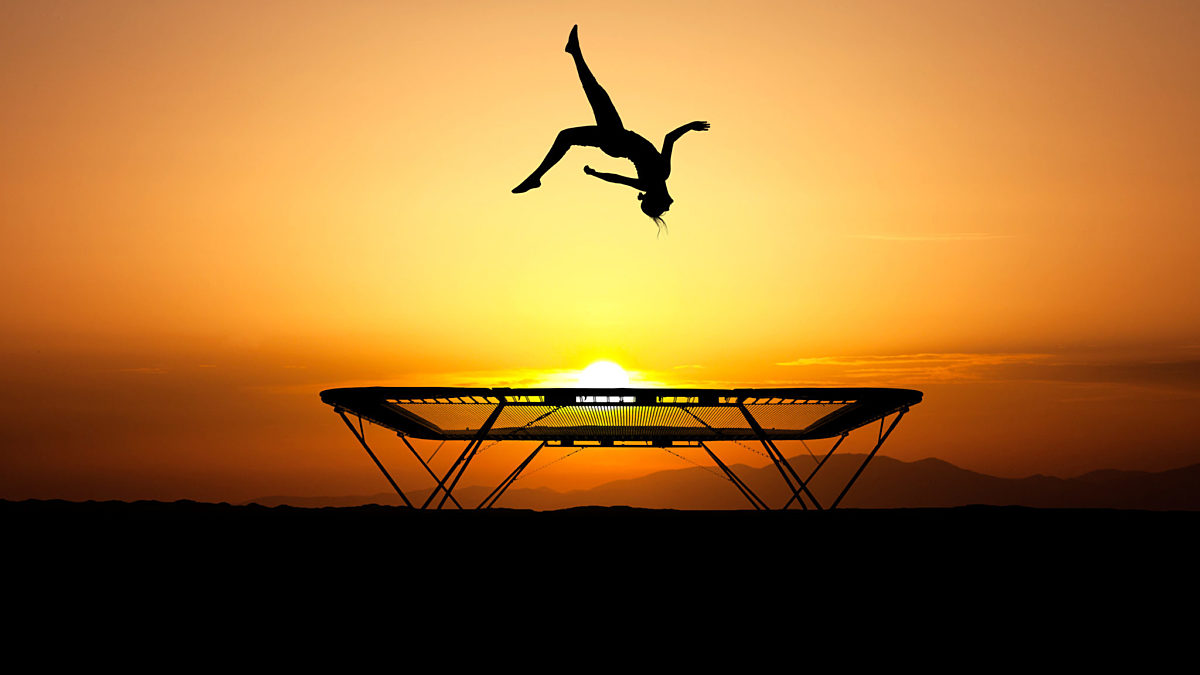
#> input picture Computer-Vision/week2/img/26.jpg, 1200 x 675 px, given in place of the camera
$ python index16.py
#> lines starting #> are read from the running program, lines starting #| are printed output that depends on the picture; after the words box and inside, x2 and y2 are one past the last pixel; in counts of white or black regions, pixels touching at a corner belong together
import cv2
import numpy as np
cap = cv2.VideoCapture(0)
while(1):
    # Take each frame
    _, frame = cap.read()
#> frame is the input picture: shape (675, 1200, 3); mean B, G, R 45.3, 103.5, 151.2
    # Convert BGR to HSV
    hsv = cv2.cvtColor(frame, cv2.COLOR_BGR2HSV)
#> hsv: shape (675, 1200, 3); mean H, S, V 13.7, 141.1, 151.3
    # define range of blue color in HSV
    lower_1 = np.array([0,128,150])
    upper_1 = np.array([30,255, 255])

    lower_2 = np.array([100,128,150])
    upper_2 = np.array([130,255,255])


    # Threshold the HSV image to get only blue colors
    mask1 = cv2.inRange(hsv, lower_1, upper_1)
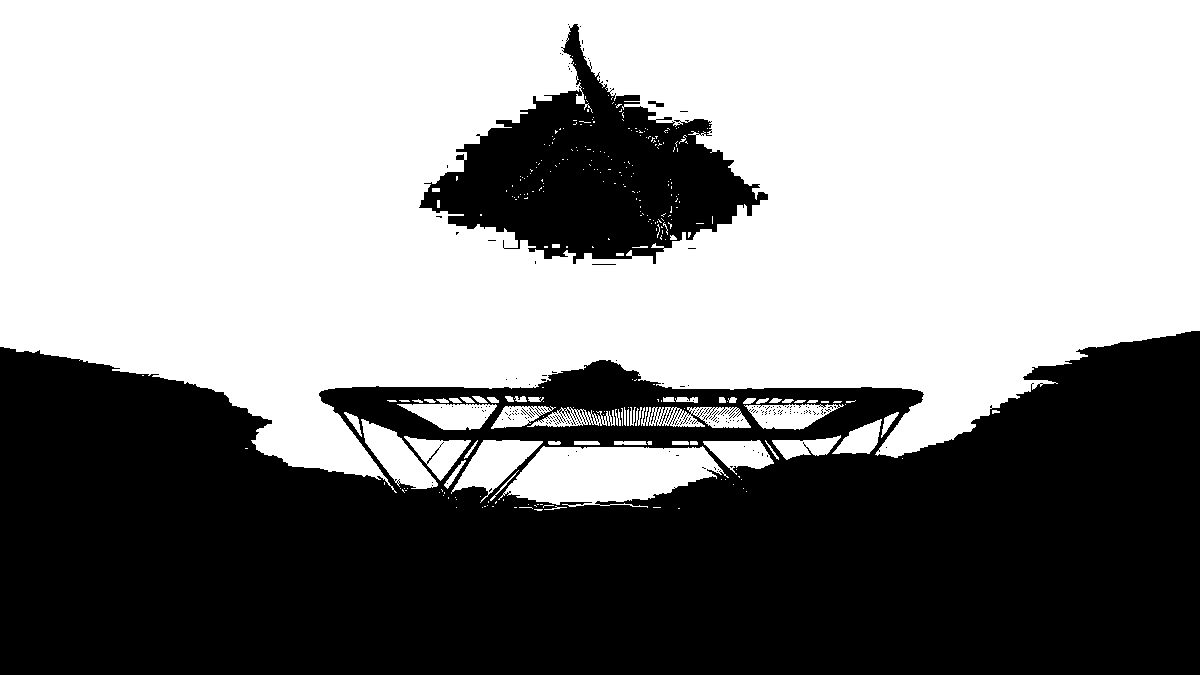
#> mask1: shape (675, 1200); 56.3% white; 199 black regions (195 under 20 px), largest, box (x1, y1, x2, y2) and area: (0, 331, 1200, 675) 316518, (419, 24, 768, 264) 37279, (648, 101, 664, 107) 56, (592, 264, 616, 265) 24
    mask2 = cv2.inRange(hsv, lower_2, upper_2)
#> mask2: shape (675, 1200); every value is 0
    masks = cv2.bitwise_or(mask1,mask2)
    # Bitwise-AND mask and original image
    res = cv2.bitwise_and(frame, frame, mask= masks)
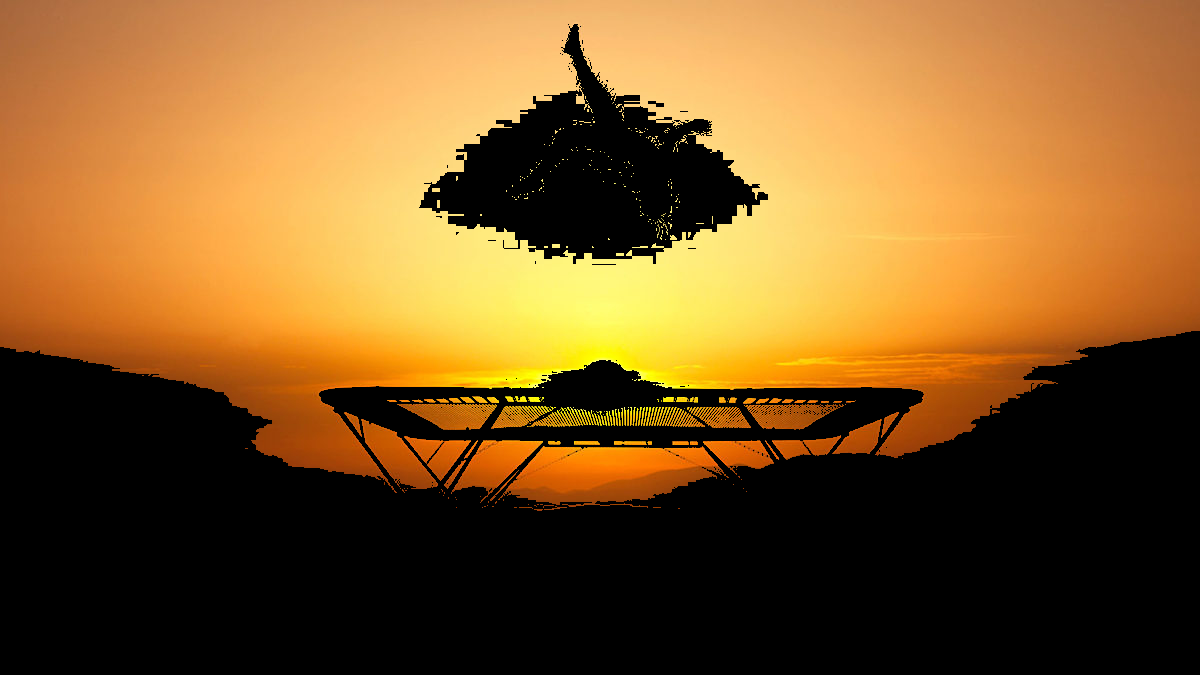
#> res: shape (675, 1200, 3); mean B, G, R 38.5, 89.3, 129.1
    cv2.imshow('frame', frame)
    cv2.imshow('mask', masks)
    cv2.imshow('res', res)
    k = cv2.waitKey(5) & 0xFF
#> (key Esc is pressed here)
    if k == 27:
        break
cv2.destroyAllWindows()
